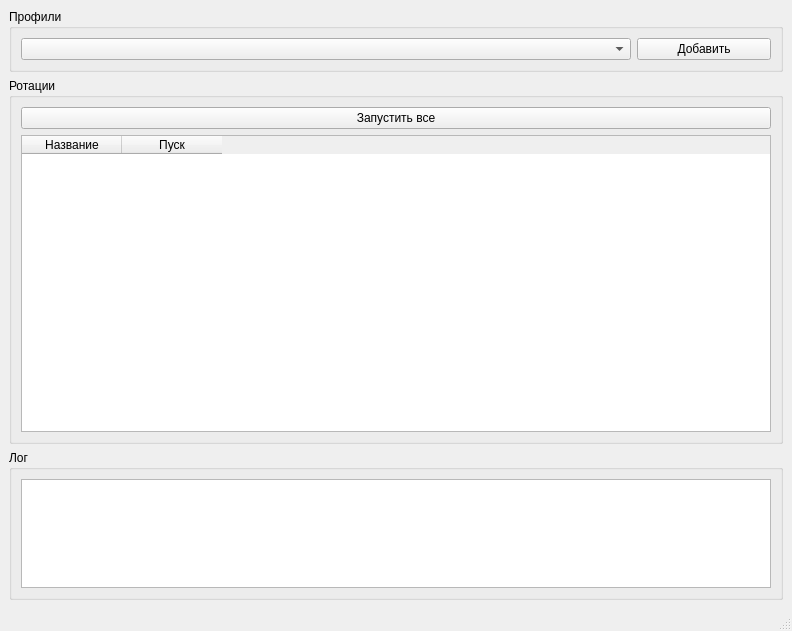
<?xml version="1.0" encoding="UTF-8"?>
<ui version="4.0">
 <class>MainWindow</class>
 <widget class="QMainWindow" name="MainWindow">
  <property name="geometry">
   <rect>
    <x>0</x>
    <y>0</y>
    <width>792</width>
    <height>631</height>
   </rect>
  </property>
  <property name="minimumSize">
   <size>
    <width>350</width>
    <height>450</height>
   </size>
  </property>
  <property name="windowTitle">
   <string>RClicker</string>
  </property>
  <widget class="QWidget" name="centralwidget">
   <layout class="QVBoxLayout" name="verticalLayout">
    <item>
     <widget class="QGroupBox" name="groupBox_2">
      <property name="title">
       <string>Профили</string>
      </property>
      <layout class="QHBoxLayout" name="horizontalLayout_2">
       <item>
        <widget class="QComboBox" name="profileComboBox"/>
       </item>
       <item>
        <widget class="QPushButton" name="addProfileButton">
         <property name="maximumSize">
          <size>
           <width>134</width>
           <height>16777215</height>
          </size>
         </property>
         <property name="text">
          <string>Добавить</string>
         </property>
        </widget>
       </item>
      </layout>
     </widget>
    </item>
    <item>
     <widget class="QGroupBox" name="groupBox">
      <property name="minimumSize">
       <size>
        <width>0</width>
        <height>50</height>
       </size>
      </property>
      <property name="title">
       <string>Ротации</string>
      </property>
      <property name="flat">
       <bool>false</bool>
      </property>
      <property name="checkable">
       <bool>false</bool>
      </property>
      <layout class="QVBoxLayout" name="verticalLayout_2">
       <item>
        <widget class="QPushButton" name="startAllRotationButton">
         <property name="text">
          <string>Запустить все</string>
         </property>
        </widget>
       </item>
       <item>
        <widget class="QTableWidget" name="rotationTable">
         <property name="contextMenuPolicy">
          <enum>Qt::CustomContextMenu</enum>
         </property>
         <column>
          <property name="text">
           <string>Название</string>
          </property>
         </column>
         <column>
          <property name="text">
           <string>Пуск</string>
          </property>
         </column>
        </widget>
       </item>
      </layout>
     </widget>
    </item>
    <item>
     <widget class="QGroupBox" name="groupBox_3">
      <property name="minimumSize">
       <size>
        <width>0</width>
        <height>50</height>
       </size>
      </property>
      <property name="maximumSize">
       <size>
        <width>16777215</width>
        <height>150</height>
       </size>
      </property>
      <property name="title">
       <string>Лог</string>
      </property>
      <layout class="QVBoxLayout" name="verticalLayout_3">
       <property name="sizeConstraint">
        <enum>QLayout::SetNoConstraint</enum>
       </property>
       <item>
        <widget class="QTextEdit" name="logTextField">
         <property name="enabled">
          <bool>true</bool>
         </property>
         <property name="styleSheet">
          <string notr="true">QPlainTextEdit {
	color: rgb(255, 255, 255);  
}
QPlainTextEdit:readonly {
	color: rgb(255, 255, 255);  
}</string>
         </property>
         <property name="readOnly">
          <bool>true</bool>
         </property>
        </widget>
       </item>
      </layout>
     </widget>
    </item>
   </layout>
  </widget>
  <widget class="QMenuBar" name="menubar">
   <property name="geometry">
    <rect>
     <x>0</x>
     <y>0</y>
     <width>792</width>
     <height>21</height>
    </rect>
   </property>
  </widget>
  <widget class="QStatusBar" name="statusbar"/>
 </widget>
 <resources/>
 <connections/>
</ui>
